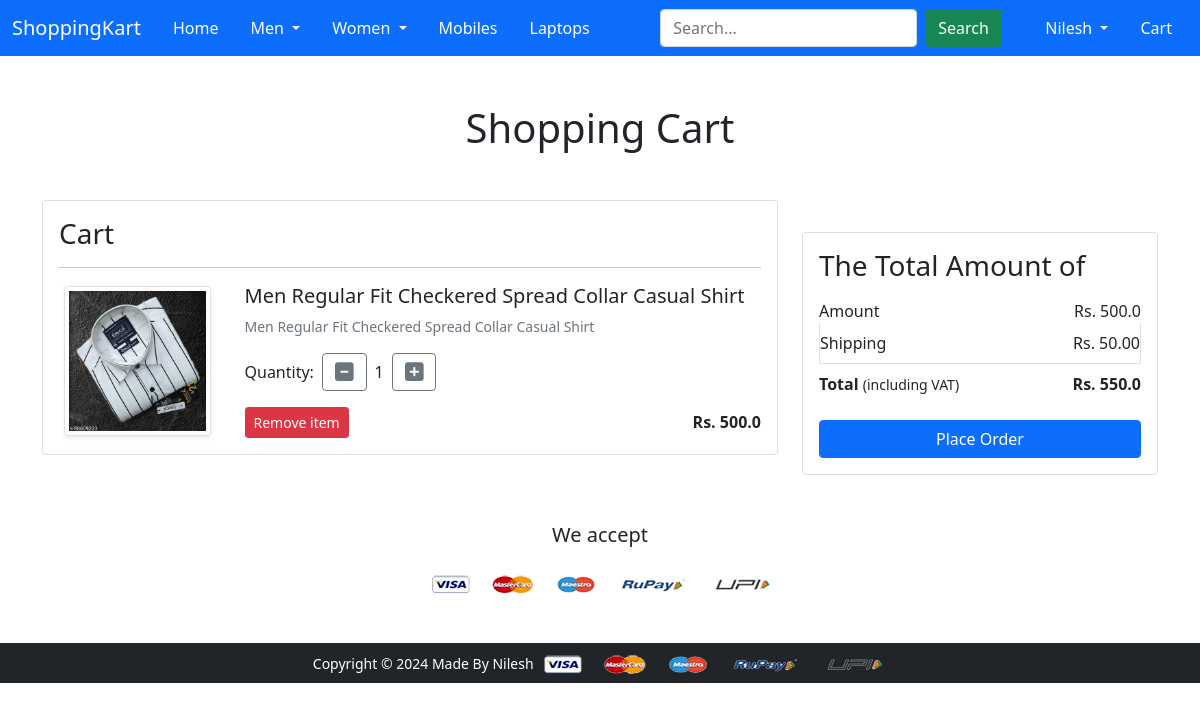
The page /cart/ (signed in) on the database its author committed.
### app/models.py (models this page shows, shortened)
class Cart(models.Model):
    user = models.ForeignKey(User, on_delete=models.CASCADE)
    product = models.ForeignKey(Product, on_delete=models.CASCADE)
    quantity = models.PositiveIntegerField(default=1)

class Product(models.Model):
    title = models.CharField(max_length=100)
    selling_price = models.FloatField()
    discounted_price = models.FloatField()
    description = models.TextField()
    brand = models.CharField(max_length=100)
    category = models.CharField(choices=CATEGORY_CHOICES, max_length=2)
    product_image = models.ImageField(upload_to="productimage")

### app/views.py (the view)
# urls.py: path("cart/", views.show_cart, name="showcart"),
@login_required
def show_cart(request):
   if request.user.is_authenticated:
      user = request.user
      cart = Cart.objects.filter(user=user)
      amount = 0.0
      shipping_amount = 50.0
      total_amount = 0.0
      cart_product = [p for p in Cart.objects.all() if p.user == user]
      if cart_product:
         for p in cart_product:
            temp_amount = (p.quantity * p.product.discounted_price)
            amount += temp_amount
            total_amount = amount + shipping_amount
         return render(request, 'app/addtocart.html', {'carts':cart, 'amount':amount, 'total_amount':total_amount})
      else:
         return render(request, 'app/emptycart.html')

### app/templates/app/addtocart.html (shortened to what this page needs)
{% extends 'app/base.html' %}
{% load static %}
{% block main-content %}
<div class="container my-5">
  <div class="row">
    <h1 class="text-center mb-5">Shopping Cart</h1>
    <div class="col-lg-8">
      <div class="card cart-card">
        <div class="card-body">
          <h3>Cart</h3>
          {% for cart in carts %}
          <hr />
          <div class="row">
            <div class="col-sm-3 text-center align-self-center">
              <img
                src="{{ cart.product.product_image.url }}"
                alt="{{ cart.product.title }}"
                class="img-fluid img-thumbnail shadow-sm cart-product-img"
              />
            </div>
            <div class="col-sm-9 cart-product-details">
              <div>
                <h5>{{cart.product.title}}</h5>
                <p class="mb-2 text-muted small">
                  {{cart.product.description}}
                </p>
                <div class="cart-quantity my-3">
                  <label for="quantity" class="me-2">Quantity:</label>
                  <a class="minus-cart btn btn-outline-secondary" pid="{{cart.product.id}}">
                    <i class="fas fa-minus-square fa-lg"></i>
                  </a>
                  <span id="quantity" class="mx-2">{{cart.quantity}}</span>
                  <a class="plus-cart btn btn-outline-secondary" pid="{{cart.product.id}}">
                    <i class="fas fa-plus-square fa-lg"></i>
                  </a>
                </div>
                <div class="d-flex justify-content-between align-items-center">
                  <a
                    href="#"
                    class="remove-cart btn btn-sm btn-danger"
                    pid="{{cart.product.id}}"
                  >Remove item</a>
                  <p class="mb-0">
                    <span><strong>Rs. {{cart.product.discounted_price}}</strong></span>
                  </p>
                </div>
              </div>
            </div>
          </div>
          {% endfor %}
        </div>
      </div>
    </div>
    <div class="col-lg-4">
      <div class="card cart-total">
        <div class="card-body">
          <h3>The Total Amount of</h3>
          <ul class="list-group">
            <li class="list-group-item d-flex justify-content-between align-items-center border-0 px-0 pb-0">
              Amount<span>Rs. <span id="amount">{{amount}}</span></span>
            </li>
            <li class="list-group-item d-flex justify-content-between align-items-center px-0">
              Shipping<span>Rs. 50.00</span>
            </li>
            <li class="list-group-item d-flex justify-content-between align-items-center border-0 px-0 mb-3">
              <div><strong>Total</strong> <small>(including VAT)</small></div>
              <span><strong>Rs. <strong id="total_amount">{{total_amount}}</strong></strong></span>
            </li>
          </ul>
          <div class="d-grid">
            <a href="{% url 'checkout' %}" class="btn btn-primary">Place Order</a>
          </div>
        </div>
      </div>
    </div>
  </div>
</div>
<div class="container-fluid text-center mt-5">
  <h5 class="mb-4">We accept</h5>
  <img src="{% static 'app/images/payment.png' %}" alt="Payment Methods" class="img-fluid" />
</div>
{% endblock main-content %}

### app/templates/app/base.html (shortened to what this page needs)
<!DOCTYPE html>
{% load static %}
<html lang="en">
<head>
  <link href="https://cdn.jsdelivr.net/npm/bootstrap@5.0.0-beta1/dist/css/bootstrap.min.css" rel="stylesheet"
 />
  <link rel="stylesheet" href="{% static 'app/css/owl.carousel.min.css' %}" />
  <link rel="stylesheet" href="{% static 'app/css/all.min.css' %}" />
  <link rel="stylesheet" href="{% static 'app/css/style.css' %}" />
</head>
<body>
  <nav class="navbar navbar-expand-lg navbar-dark bg-primary">
    <div class="container-fluid">
      <a class="navbar-brand" href="/">ShoppingKart</a>
      <div class="collapse navbar-collapse" id="navbarSupportedContent">
        <ul class="navbar-nav me-auto mb-2 mb-lg-0">
          <li class="nav-item mx-2">
            <a href="/" class="nav-link text-white">Home</a>
          </li>
          <li class="nav-item dropdown mx-2">
            <a class="nav-link dropdown-toggle text-white" href="#" id="menDropdown" role="button"
              data-bs-toggle="dropdown" aria-expanded="false">
              Men
            </a>
          </li>
          <li class="nav-item dropdown mx-2">
            <a class="nav-link dropdown-toggle text-white" href="#" id="womenDropdown" role="button"
              data-bs-toggle="dropdown" aria-expanded="false">
              Women
            </a>
          </li>
          <li class="nav-item mx-2">
            <a href="{% url 'mobile' %}" class="nav-link text-white">Mobiles</a>
          </li>
          <li class="nav-item mx-2">
            <a href="{% url 'laptop' %}" class="nav-link text-white">Laptops</a>
          </li>
        </ul>
        <form class="d-flex ms-auto my-2 my-lg-0" method="GET" action="{% url 'search' %}">
          <input type="text" id="id_query" name="query" class="form-control me-2" placeholder="Search...">
          <button class="btn btn-success" type="submit">Search</button>
      </form>
        <ul class="navbar-nav ms-auto mb-2 mb-lg-0">
          {% if request.user.is_authenticated %}
          <li class="nav-item dropdown mx-2">
            <a class="nav-link dropdown-toggle text-white" href="#" id="profileDropdown" role="button"
              data-bs-toggle="dropdown" aria-expanded="false">
              {{request.user.username|capfirst}}
            </a>
          </li>
          <li class="nav-item mx-2">
            <a href="{% url 'showcart' %}" class="nav-link text-white"> Cart</a>
          </li>
          {% endif %}
        </ul>
      </div>
    </div>
  </nav>
  <div class="container-fluid">
    {% block main-content %}{% endblock main-content %}
  </div>
  <footer class="container-fluid bg-dark text-center p-2 mt-5">
    <small class="text-white">Copyright &copy; 2024 Made By Nilesh
    </small>
    <img src="{% static 'app/images/payment.png' %}" alt="" srcset="" class="img-fluid" height="2px" />
  </footer>
</body>
</html>

### app/templates/app/addtocart.html (style rules this page uses)
.cart-card { margin-bottom: 1rem; }
.cart-product-img { max-height: 150px; object-fit: cover; }
.cart-product-details { padding-left: 1rem; }
.cart-quantity { display: flex; align-items: center; }
.cart-total { margin-top: 2rem; }

### rows shown on the page
Cart: product.product_image (picture), product "Men Regular Fit Checkered Spread Collar Casual Shirt", product.description "Men Regular Fit Checkered Spread Collar Casual Shirt", quantity "1", product.discounted_price "500.0"

### other values the page prints
{{ request.user.username|capfirst }} "Nilesh"
{{ amount }} "500.0"
{{ total_amount }} "550.0"
